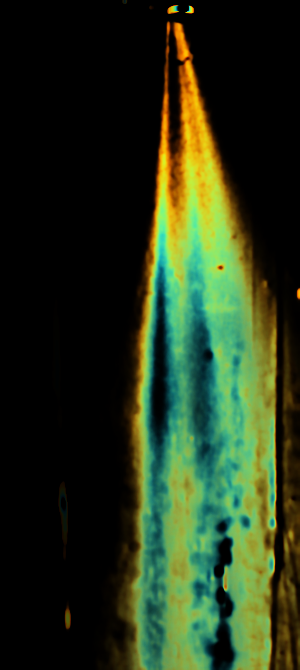
#> input picture input_for_histogram/average_image_colormap_agua_dest_conv_25C_50bar.png, 300 x 670 px, found by its file name; its folder holds only this picture in this run
$ python mass_histogram_colormap.py
#> lines starting #> are read from the running program, lines starting #| are printed output that depends on the picture; after the words box and inside, x2 and y2 are one past the last pixel; in counts of white or black regions, pixels touching at a corner belong together
import matplotlib.pyplot as plt
import numpy as np
import cv2
import os

def generate_histograms_and_line_overlay(colormap_folder, line_height, output_histogram_folder, output_image_folder):
    """
    Generates histograms for all colormap images in a folder at a specified height
    and saves the output images with the selected line overlay. Histograms are saved
    with transparent backgrounds for future overlays.

    Parameters:
        colormap_folder (str): Path to the folder containing colormap images.
        line_height (int): The height (row) from which to extract intensity data.
        output_histogram_folder (str): Path to save the histogram plots.
        output_image_folder (str): Path to save the images with line overlay.
    """
#> called with line_height = 252
    # Ensure the output folders exist
    os.makedirs(output_histogram_folder, exist_ok=True)
    os.makedirs(output_image_folder, exist_ok=True)

    # Iterate through all images in the folder
    for filename in os.listdir(colormap_folder):
        if not filename.lower().endswith(('.png', '.jpg', '.jpeg', '.bmp', '.tif', '.tiff')):
            continue  # Skip non-image files

        colormap_image_path = os.path.join(colormap_folder, filename)
        output_histogram_path = os.path.join(output_histogram_folder, f"histogram_{os.path.splitext(filename)[0]}_height_{line_height/3.36}.png")
        output_image_path = os.path.join(output_image_folder, f"line_overlay_{os.path.splitext(filename)[0]}_height_{line_height/3.36}.png")


        # Load the colormap image
        colormap_image = cv2.imread(colormap_image_path)
#> colormap_image is the input picture: shape (670, 300, 3); mean B, G, R 25.7, 52.4, 38.2
        if colormap_image is None:
            print(f"Error: Could not load '{colormap_image_path}'. Skipping.")
            continue

        # Ensure the line height is within image bounds
        if line_height < 0 or line_height >= colormap_image.shape[0]:
            print(f"Error: Line height {line_height} is out of bounds for '{filename}'. Skipping.")
            continue

        # Extract the row of pixel intensities
        line_data = colormap_image[line_height, :, :]  # Shape: (width, channels)
#> line_data = 300 rows, first 8: [0, 0, 0], [0, 0, 0], [0, 0, 0], [0, 0, 0], [0, 0, 0], [0, 0, 0], [0, 0, 0], [0, 0, 0]

        # Convert to grayscale to get a single intensity value per pixel
        gray_line = cv2.cvtColor(colormap_image, cv2.COLOR_BGR2GRAY)[line_height, :]
#> gray_line = 300 values, max 197 at index 168, min 0 at index 0, mean 57.53
        normalized_intensity = gray_line / 255.0  # Normalize to range [0, 1]
#> normalized_intensity = 300 values, max 0.773 at index 168, min 0 at index 0, mean 0.226

        # Generate pixel positions
        pixel_positions = np.arange(line_data.shape[0])
#> pixel_positions = 300 values from 0 to 299

        # Plot the histogram with a transparent background
        plt.figure(figsize=(8, 4))
        plt.plot(pixel_positions, normalized_intensity, color='red', label='Normalized Intensity')
        plt.title(f"Color Intensity Profile at Height {line_height/3.36}mm")
        plt.xlabel("Pixel Position")
        plt.ylabel("Normalized Intensity (0-1)")
        plt.ylim(0, 1)  # Fix y-axis range
        plt.legend()
        plt.grid(True)

        # Save the histogram plot with a transparent background
        plt.savefig(output_histogram_path, dpi=300, bbox_inches='tight', transparent=False)
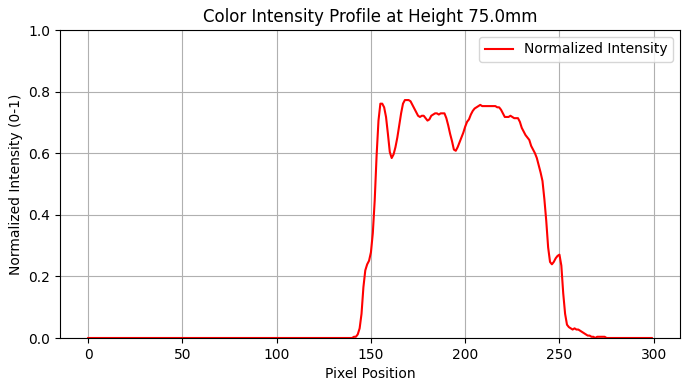
#> figure drawn by matplotlib, 1 panel; curve peaks at x = 168, y = 0.773
        plt.close()
        print(f"Histogram saved as '{output_histogram_path}' with a transparent background.")

        # Create a copy of the image with a line overlay
        line_overlay_image = colormap_image.copy()
        line_color = (0, 0, 255)  # Red color in BGR format
        line_thickness = 2
        cv2.line(line_overlay_image, (0, line_height), (line_overlay_image.shape[1] - 1, line_height), line_color, line_thickness)
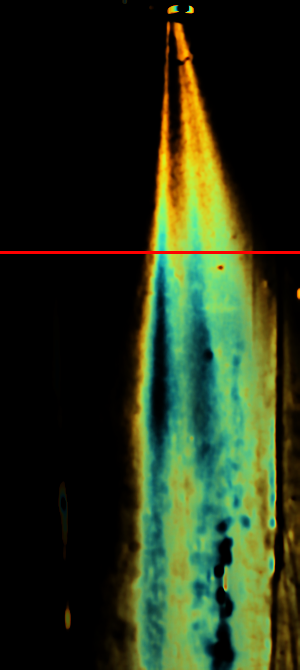
#> line_overlay_image: shape (670, 300, 3); 0.45% of pixels changed, all inside (x1, y1, x2, y2) = (0, 251, 300, 254)

        # Save the image with the line overlay
        cv2.imwrite(output_image_path, line_overlay_image)
        print(f"Line overlay image saved as '{output_image_path}'.")

if __name__ == "__main__":
    colormap_folder = "C:/Users/garci/Documents/GitHub/Spray-concentration-map/input_for_histogram"  # Folder containing colormap images
    line_height = 252 # Row in the image to analyze
    output_histogram_folder = "C:/Users/garci/Documents/GitHub/Spray-concentration-map/output_histograms"  # Folder to save histograms
    output_image_folder = "C:/Users/garci/Documents/GitHub/Spray-concentration-map/output_line_overlay"  # Folder to save images with line overlay

    # Generate histograms and line overlay images for all images in the folder
    generate_histograms_and_line_overlay(colormap_folder, line_height, output_histogram_folder, output_image_folder)

$ run again, on input_for_histogram/average_image_colormap_agua_dest_conv_40C_70bar.png
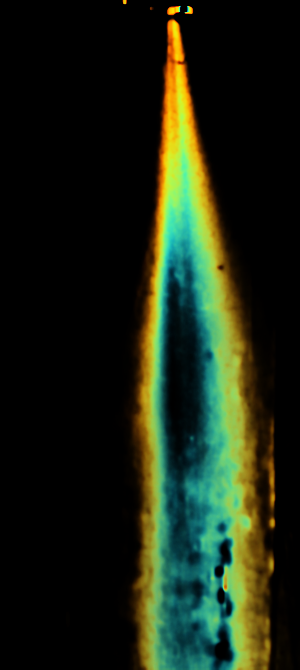
#> input picture input_for_histogram/average_image_colormap_agua_dest_conv_40C_70bar.png, 300 x 670 px, found by its file name
#> in generate_histograms_and_line_overlay, colormap_image is the input picture: shape (670, 300, 3); mean B, G, R 18.7, 36.9, 27.4
#> line_data = 300 rows, first 8: [0, 0, 0], [0, 0, 0], [0, 0, 0], [0, 0, 0], [0, 0, 0], [0, 0, 0], [0, 0, 0], [0, 0, 0]
#> gray_line = 300 values, max 199 at index 162, min 0 at index 0, mean 35.74
#> normalized_intensity = 300 values, max 0.78 at index 162, min 0 at index 0, mean 0.14
#> in generate_histograms_and_line_overlay, `plt.savefig(output_histogram_path, dpi=300, bbox_inches='tight', trans..`:
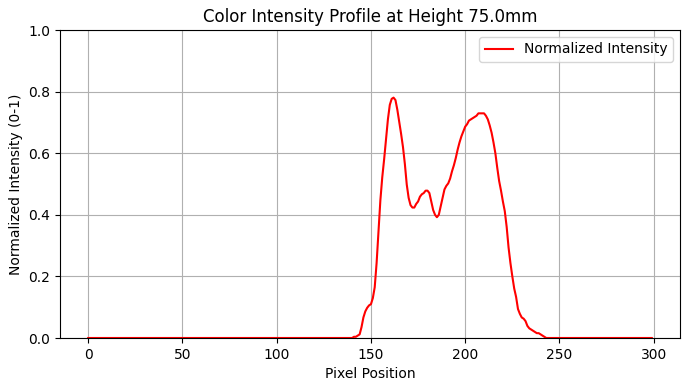
#> figure drawn by matplotlib, 1 panel; curve peaks at x = 162, y = 0.78
#> in generate_histograms_and_line_overlay, `cv2.line(line_overlay_image, (0, line_height), (line_overlay_image.sha..`:
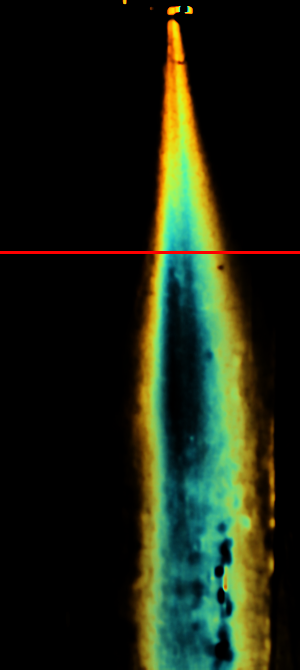
#> line_overlay_image: shape (670, 300, 3); 0.45% of pixels changed, all inside (x1, y1, x2, y2) = (0, 251, 300, 254)

$ run again, on input_for_histogram/average_image_colormap_agua_dest_div_25_50bar.png
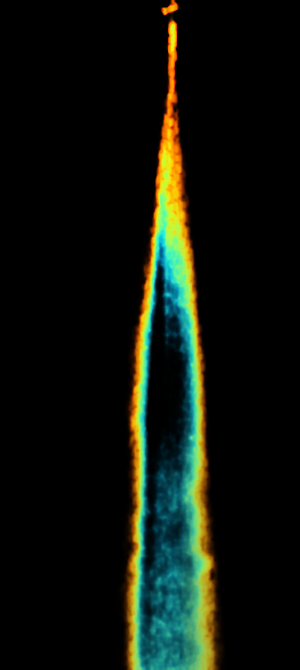
#> input picture input_for_histogram/average_image_colormap_agua_dest_div_25_50bar.png, 300 x 670 px, found by its file name
#> in generate_histograms_and_line_overlay, colormap_image is the input picture: shape (670, 300, 3); mean B, G, R 11.6, 20.8, 15.2
#> line_data = 300 rows, first 8: [0, 0, 0], [0, 0, 0], [0, 0, 0], [0, 0, 0], [0, 0, 0], [0, 0, 0], [0, 0, 0], [0, 0, 0]
#> gray_line = 300 values, max 207 at index 154, min 0 at index 0, mean 23.56
#> normalized_intensity = 300 values, max 0.812 at index 154, min 0 at index 0, mean 0.0924
#> in generate_histograms_and_line_overlay, `plt.savefig(output_histogram_path, dpi=300, bbox_inches='tight', trans..`:
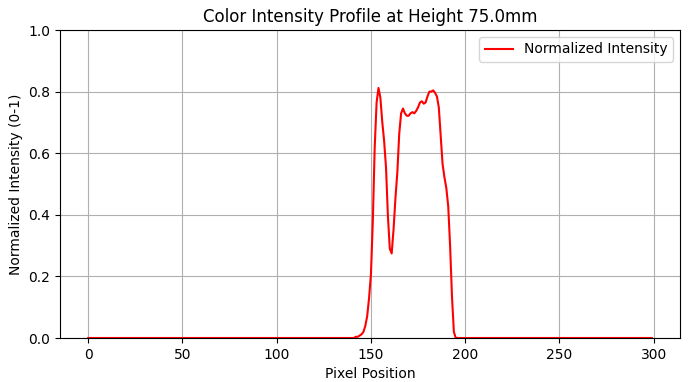
#> figure drawn by matplotlib, 1 panel; curve peaks at x = 154, y = 0.812
#> in generate_histograms_and_line_overlay, `cv2.line(line_overlay_image, (0, line_height), (line_overlay_image.sha..`:
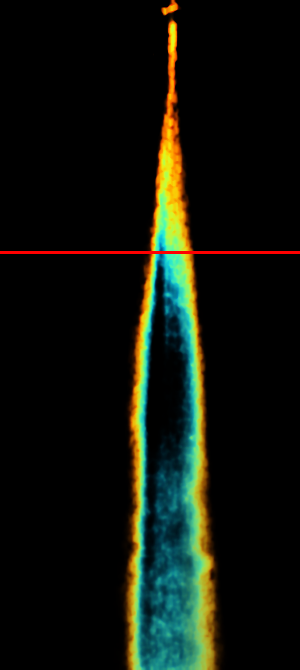
#> line_overlay_image: shape (670, 300, 3); 0.45% of pixels changed, all inside (x1, y1, x2, y2) = (0, 251, 300, 254)
